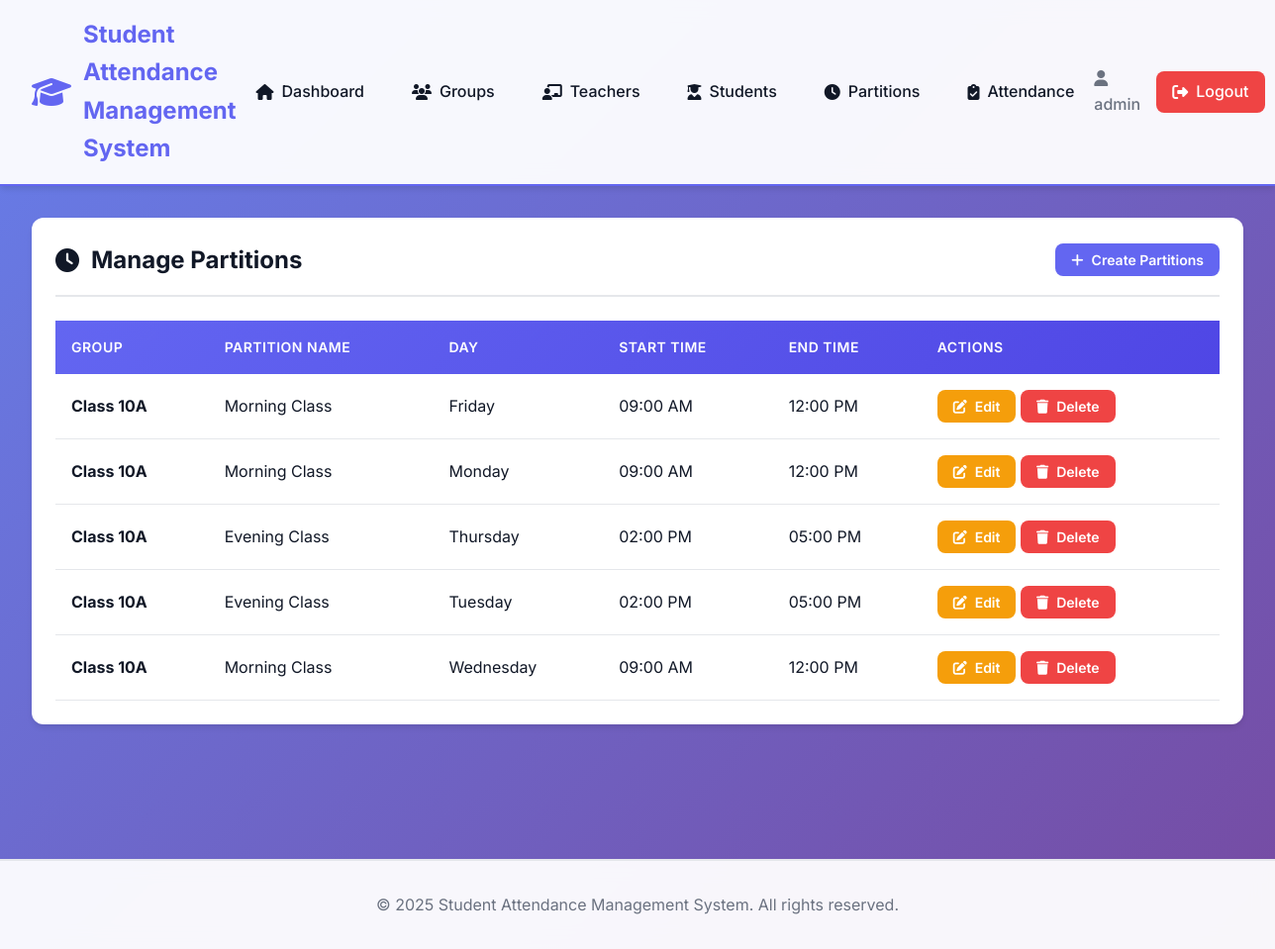
Page /admin/partitions.php (signed in) on the committed database.
### tables this page shows
CREATE TABLE partitions (
    id INT AUTO_INCREMENT PRIMARY KEY,
    group_id INT NOT NULL,
    name VARCHAR(100) NOT NULL,
    start_time TIME NOT NULL,
    end_time TIME NOT NULL,
    day_of_week VARCHAR(20) NOT NULL,
    created_at TIMESTAMP DEFAULT CURRENT_TIMESTAMP,
    FOREIGN KEY (group_id) REFERENCES groups(id) ON DELETE CASCADE,
    INDEX idx_group_id (group_id),
    INDEX idx_day_of_week (day_of_week)
);

CREATE TABLE groups (
    id INT AUTO_INCREMENT PRIMARY KEY,
    name VARCHAR(100) NOT NULL,
    created_by INT NOT NULL,
    created_at TIMESTAMP DEFAULT CURRENT_TIMESTAMP,
    FOREIGN KEY (created_by) REFERENCES users(id) ON DELETE CASCADE,
    INDEX idx_created_by (created_by)
);

### includes/functions.php (called while the page is built, shortened)
<?php
function formatTime($time) {
    return date('h:i A', strtotime($time));
}
?>

### admin/partitions.php (the view, shortened to what this page needs)
<?php
require_once '../includes/header.php';
try {
    $stmt = $pdo->query("
        SELECT p.*, g.name as group_name
        FROM partitions p
        JOIN groups g ON p.group_id = g.id
        ORDER BY g.name, p.day_of_week, p.start_time
    ");
    $partitions = $stmt->fetchAll();
} catch (PDOException $e) {
    setFlashMessage('danger', 'Error loading partitions.');
    $partitions = [];
    $groups = [];
}
?>
<div class="card">
    <div class="card-header">
        <h2><i class="fas fa-clock"></i> Manage Partitions</h2>
        <button onclick="openModal('createPartitionModal')" class="btn btn-primary btn-sm">
            <i class="fas fa-plus"></i> Create Partitions
        </button>
    </div>
    <div class="card-body">
        <?php if (empty($partitions)): ?>
            <p class="text-center" style="color: var(--text-secondary); padding: 2rem;">
                <i class="fas fa-info-circle"></i> No partitions created yet.
            </p>
        <?php else: ?>
            <div class="table-responsive">
                <table id="partitionsTable">
                    <thead>
                        <tr>
                            <th>Group</th>
                            <th>Partition Name</th>
                            <th>Day</th>
                            <th>Start Time</th>
                            <th>End Time</th>
                            <th>Actions</th>
                        </tr>
                    </thead>
                    <tbody>
                        <?php foreach ($partitions as $partition): ?>
                        <tr>
                            <td><strong><?php echo htmlspecialchars($partition['group_name']); ?></strong></td>
                            <td><?php echo htmlspecialchars($partition['name']); ?></td>
                            <td><?php echo htmlspecialchars($partition['day_of_week']); ?></td>
                            <td><?php echo formatTime($partition['start_time']); ?></td>
                            <td><?php echo formatTime($partition['end_time']); ?></td>
                            <td>
                                <button onclick="editPartition(<?php echo $partition['id']; ?>, '<?php echo htmlspecialchars($partition['name'], ENT_QUOTES); ?>', '<?php echo $partition['start_time']; ?>', '<?php echo $partition['end_time']; ?>', '<?php echo htmlspecialchars($partition['day_of_week'], ENT_QUOTES); ?>')" class="btn btn-sm btn-warning">
                                    <i class="fas fa-edit"></i> Edit
                                </button>
                                <form method="POST" style="display: inline;" onsubmit="return confirm('Delete this partition? All attendance records for this partition will also be deleted.');">
                                    <button type="submit" class="btn btn-sm btn-danger">
                                        <i class="fas fa-trash"></i> Delete
                                    </button>
                                </form>
                            </td>
                        </tr>
                        <?php endforeach; ?>
                    </tbody>
                </table>
            </div>
        <?php endif; ?>
    </div>
</div>
<?php require_once '../includes/footer.php'; ?>

### css/style.css (style rules this page uses)
:root { --primary-color: #6366f1; --primary-dark: #4f46e5; --primary-light: #818cf8; --secondary-color: #8b5cf6; --success-color: #10b981; --danger-color: #ef4444; --warning-color: #f59e0b; --info-color: #3b82f6; --dark-color: #1f2937; --light-color: #f9fafb; --border-color: #e5e7eb; --text-primary: #111827; --text-secondary: #6b7280; --shadow-sm: 0 1px 2px 0 rgba(0, 0, 0, 0.05); --shadow-md: 0 4px 6px -1px rgba(0, 0, 0, 0.1); --shadow-lg: 0 10px 15px -3px rgba(0, 0, 0, 0.1); --shadow-xl: 0 20px 25px -5px rgba(0, 0, 0, 0.1); --radius-sm: 0.375rem; --radius-md: 0.5rem; --radius-lg: 0.75rem; --transition: all 0.3s cubic-bezier(0.4, 0, 0.2, 1); }
* { margin: 0; padding: 0; box-sizing: border-box; }
body { font-family: 'Inter', -apple-system, BlinkMacSystemFont, 'Segoe UI', Roboto, sans-serif; background: linear-gradient(135deg, #667eea 0%, #764ba2 100%); min-height: 100vh; color: var(--text-primary); line-height: 1.6; }
.card { background: white; border-radius: var(--radius-lg); box-shadow: var(--shadow-md); padding: 1.5rem; margin-bottom: 1.5rem; transition: var(--transition); }
.card-header { display: flex; justify-content: space-between; align-items: center; margin-bottom: 1.5rem; padding-bottom: 1rem; border-bottom: 2px solid var(--border-color); }
.card-header h2 { font-size: 1.5rem; color: var(--text-primary); display: flex; align-items: center; gap: 0.75rem; }
.card-body { padding: 0; }
.btn { padding: 0.75rem 1.5rem; border: none; border-radius: var(--radius-md); font-size: 1rem; font-weight: 600; cursor: pointer; transition: var(--transition); display: inline-flex; align-items: center; gap: 0.5rem; text-decoration: none; font-family: inherit; }
.btn-primary { background: var(--primary-color); color: white; }
.btn-danger { background: var(--danger-color); color: white; }
.btn-warning { background: var(--warning-color); color: white; }
.btn-sm { padding: 0.5rem 1rem; font-size: 0.875rem; }
.table-responsive { overflow-x: auto; margin-top: 1rem; }
table { width: 100%; border-collapse: collapse; background: white; }
thead { background: linear-gradient(135deg, var(--primary-color), var(--primary-dark)); color: white; }
th { padding: 1rem; text-align: left; font-weight: 600; font-size: 0.875rem; text-transform: uppercase; letter-spacing: 0.5px; }
td { padding: 1rem; border-bottom: 1px solid var(--border-color); }
tbody tr { transition: var(--transition); }

### rows in the picture
partitions: group.name "Class 10A", name "Morning Class", day_of_week "Friday", start_time "09:00 AM", end_time "12:00 PM"
partitions: group.name "Class 10A", name "Morning Class", day_of_week "Monday", start_time "09:00 AM", end_time "12:00 PM"
partitions: group.name "Class 10A", name "Evening Class", day_of_week "Thursday", start_time "02:00 PM", end_time "05:00 PM"
partitions: group.name "Class 10A", name "Evening Class", day_of_week "Tuesday", start_time "02:00 PM", end_time "05:00 PM"
partitions: group.name "Class 10A", name "Morning Class", day_of_week "Wednesday", start_time "09:00 AM", end_time "12:00 PM"

### other values in the picture
APP_NAME "Student Attendance Management System"
$_SESSION['username'] "admin"
